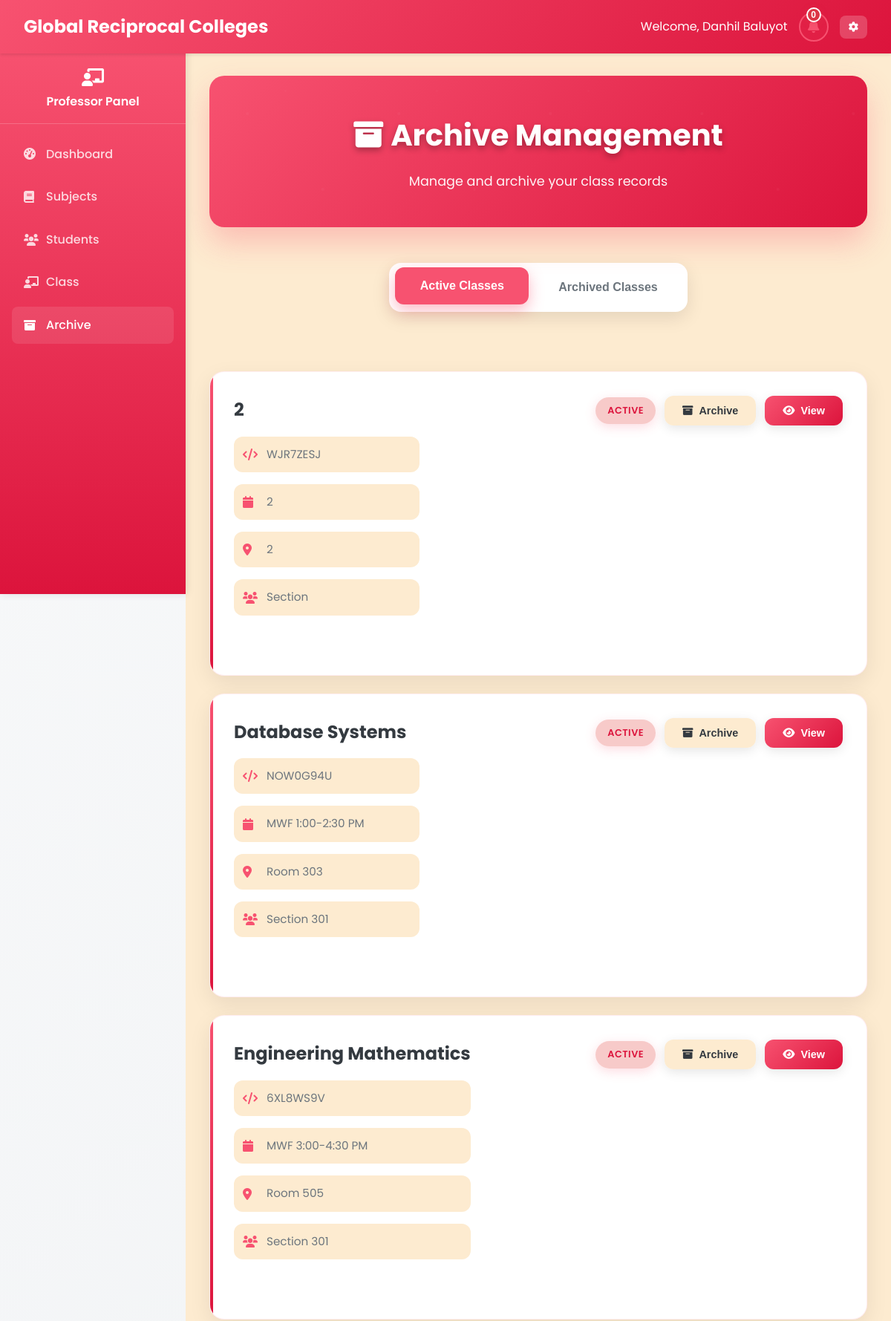
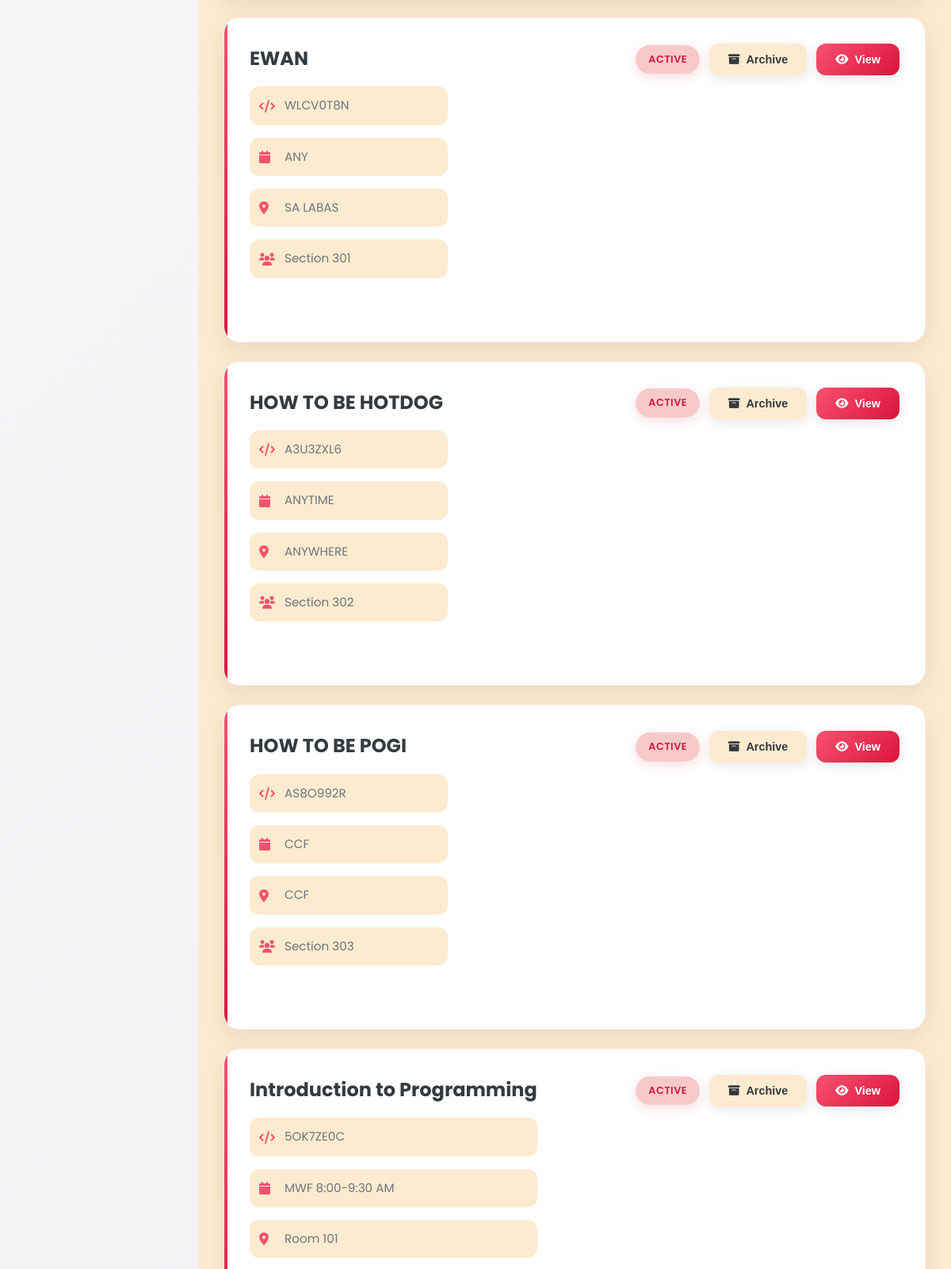
/Professor/archive.php (signed in, upper part), run on the app's committed database (2 pictures, top to bottom).
### tables this page shows
CREATE TABLE `professors` (
  `professor_id` varchar(20) NOT NULL,
  `employee_id` varchar(20) NOT NULL,
  `first_name` varchar(50) NOT NULL,
  `last_name` varchar(50) NOT NULL,
  `email` varchar(100) NOT NULL,
  `password` varchar(255) NOT NULL,
  `department` varchar(100) NOT NULL,
  `mobile` varchar(15) NOT NULL,
  `created_at` datetime NOT NULL,
  `updated_at` datetime NOT NULL
);

CREATE TABLE `classes` (
  `class_id` varchar(20) NOT NULL,
  `class_name` varchar(100) NOT NULL,
  `class_code` varchar(20) NOT NULL,
  `subject_id` varchar(20) DEFAULT NULL,
  `professor_id` varchar(20) DEFAULT NULL,
  `schedule` varchar(100) DEFAULT NULL,
  `room` varchar(50) DEFAULT NULL,
  `created_at` datetime NOT NULL,
  `updated_at` datetime NOT NULL,
  `section` varchar(10) DEFAULT NULL,
  `semester_id` int(11) DEFAULT NULL,
  `status` enum('active','archived') DEFAULT 'active',
  `school_year_semester_id` int(11) DEFAULT NULL
);

CREATE TABLE `subjects` (
  `subject_id` varchar(20) NOT NULL,
  `subject_name` varchar(100) NOT NULL,
  `subject_code` varchar(20) NOT NULL,
  `description` text DEFAULT NULL,
  `credits` int(11) NOT NULL,
  `duration_id` int(11) DEFAULT NULL,
  `created_at` datetime NOT NULL,
  `updated_at` datetime NOT NULL,
  `semester_id` int(11) DEFAULT NULL
);

### Professor/archive.php (the view, shortened to what this page needs)
<?php
require_once '../php/db.php';
$professor_id = $_SESSION['user_id'];
$stmt = $pdo->prepare("SELECT first_name, last_name FROM professors WHERE professor_id = ?");
$stmt->execute([$professor_id]);
$professor = $stmt->fetch(PDO::FETCH_ASSOC);
$query = "SELECT s.*, c.class_id, c.class_code, c.schedule, c.room, c.section, c.status,
                 sys.school_year,
                 sys.semester,
                 sys.status as term_status
          FROM subjects s
          JOIN classes c ON s.subject_id = c.subject_id
          LEFT JOIN school_year_semester sys ON c.school_year_semester_id = sys.id
          WHERE c.professor_id = ?
          ORDER BY COALESCE(sys.status, 'Active') DESC, sys.school_year DESC, sys.semester DESC, s.subject_name";
$stmt = $pdo->prepare($query);
$stmt->execute([$professor_id]);
$classes = $stmt->fetchAll();
?>
<!DOCTYPE html>
<html lang="en">
<head>
    <link rel="stylesheet" href="../css/styles_fixed.css">
    <link rel="stylesheet" href="https://cdnjs.cloudflare.com/ajax/libs/font-awesome/6.0.0/css/all.min.css">
</head>
<body>
    <?php include '../includes/navbar_professor.php'; ?>
    <?php include '../includes/sidebar_professor.php'; ?>
    <main class="main-content">
        <div class="archive-header">
            <h1 class="archive-title"><i class="fas fa-archive" style="margin-right: 10px;"></i>Archive Management</h1>
            <p class="archive-subtitle">Manage and archive your class records</p>
        </div>
        <div class="archive-container">
        <div class="tabs">
            <div style="display: flex; gap: 0.5rem;">
                <button class="tab-btn active" onclick="showTab('active', event)">Active Classes</button>
                <button class="tab-btn" onclick="showTab('archived', event)">Archived Classes</button>
            </div>
        </div>
            <div id="active-tab" class="tab-content active">
                <?php
                $active_classes = array_filter($classes, function($class) {
                    return $class['status'] === 'active';
                });
                if (!empty($active_classes)):
                    foreach ($active_classes as $class):
                ?>
                    <div class="class-card">
                        <div class="class-header">
                            <div class="class-info">
                                <h3><?php echo htmlspecialchars($class['subject_name']); ?></h3>
                                <div class="class-details">
                                    <div class="detail-item">
                                        <i class="fas fa-code"></i>
                                        <?php echo htmlspecialchars($class['class_code']); ?>
                                    </div>
                                    <div class="detail-item">
                                        <i class="fas fa-calendar"></i>
                                        <?php echo htmlspecialchars($class['schedule']); ?>
                                    </div>
                                    <div class="detail-item">
                                        <i class="fas fa-map-marker-alt"></i>
                                        <?php echo htmlspecialchars($class['room']); ?>
                                    </div>
                                    <div class="detail-item">
                                        <i class="fas fa-users"></i>
                                        Section <?php echo htmlspecialchars($class['section']); ?>
                                    </div>
                                </div>
                            </div>
                            <div class="action-buttons">
                                <span class="status-badge status-active">Active</span>
                                <form method="POST" style="display: inline;">
                                    <button type="submit" class="btn btn-archive" onclick="return confirm('Are you sure you want to archive this class?')">
                                        <i class="fas fa-archive"></i> Archive
                                    </button>
                                </form>
                                <button type="button" class="btn btn-view" onclick="toggleAttendanceModal('<?php echo $class['class_id']; ?>')">
                                    <i class="fas fa-eye"></i> View
                                </button>
                            </div>
                        </div>
                    </div>
                <?php
                    endforeach;
                endif; ?>
            </div>
        </div>
    </main>
</body>
</html>

### includes/navbar_professor.php (shortened to what this page needs)
<nav class="navbar">
    <div class="navbar-brand">
        <span class="navbar-title">Global Reciprocal Colleges</span>
    </div>
    <div class="navbar-user">
    <?php
    $prof_name = '';
    if (isset($professor) && is_array($professor) && isset($professor['first_name'])) {
        $prof_name = $professor['first_name'] . ' ' . $professor['last_name'];
    } else {
        $prof_name = ($_SESSION['first_name'] ?? '') . ' ' . ($_SESSION['last_name'] ?? '');
    }
    ?>
    <span class="welcome-text">Welcome, <span class="full-name"><?php echo htmlspecialchars($prof_name); ?></span></span>
        <button type="button" class="notification-btn" onclick="openNotificationModal()" title="Notifications" style="position: relative;">
            <i class="fas fa-bell" aria-hidden="true"></i>
            <span class="notification-badge" id="profEnrollBadge" style="display:none;position:absolute;top:-8px;right:-8px;background:rgb(220, 53, 69);color:white;border-radius:50%;width:20px;height:20px;display:flex;align-items:center;justify-content:center;font-size:0.75rem;font-weight:700;box-shadow:rgba(220, 53, 69, 0.35) 0px 2px 8px;border:2px solid white;line-height:1;">0</span>
        </button>
        <div class="user-dropdown">
            <button type="button" class="dropdown-toggle" aria-haspopup="true" aria-expanded="false">
                <i class="fas fa-cog" aria-hidden="true"></i>
            </button>
        </div>
    </div>
</nav>

### css/styles_fixed.css (style rules this page uses)
:root { --primary: #F75270; --primary-dark: #DC143C; --primary-light: #F7CAC9; --secondary: #F75270; --accent: #F7CAC9; --light: #FDEBD0; --dark: #343a40; --gray: #6c757d; --light-gray: #F7CAC9; --success: #F7CAC9; --warning: #FDEBD0; --danger: #DC143C; --info: #F75270; }
* { margin: 0; padding: 0; box-sizing: border-box; }
body { font-family: 'Poppins', sans-serif; background-color: var(--light); color: var(--dark); line-height: 1.6; }
.navbar { background: linear-gradient(135deg, var(--primary) 0%, var(--primary-dark) 100%); color: white; padding: 1rem 2rem; display: flex; justify-content: space-between; align-items: center; box-shadow: 0 2px 10px rgba(0, 0, 0, 0.1); position: sticky; top: 0; z-index: 1000; }
.main-content { margin-top: 70px; padding: 2rem; min-height: calc(100vh - 70px); background: var(--light); transition: margin-left 0.3s ease; }
.navbar-brand { font-size: 1.5rem; font-weight: 700; display: flex; align-items: center; gap: 10px; }
.navbar-title { display: block; }
.navbar-user { display: flex; align-items: center; gap: 15px; }
.notification-btn { background: rgba(255, 255, 255, 0.2); border: none; color: white; padding: 8px 12px; border-radius: 8px; cursor: pointer; transition: background-color 0.3s ease; position: relative; font-size: 1.1rem; }
.notification-btn .fa-bell { font-size: 1.1rem; }
.notification-badge { position: absolute; top: -5px; right: -5px; background: #dc3545; color: white; border-radius: 50%; width: 18px; height: 18px; font-size: 0.7rem; font-weight: bold; display: flex; align-items: center; justify-content: center; border: 2px solid white; }
.user-dropdown { position: relative; }
.dropdown-toggle { background: rgba(255, 255, 255, 0.2); border: none; color: white; padding: 8px 12px; border-radius: 8px; cursor: pointer; transition: background-color 0.3s ease; }
.main-content { margin-left: 250px; margin-top: 70px; padding: 2rem; min-height: calc(100vh - 70px); background: var(--light); transition: margin-left 0.3s ease, padding 0.3s ease; }
.class-header { display: flex; justify-content: space-between; align-items: flex-start; margin-bottom: 1rem; }
.class-details { display: grid; gap: 0.5rem; margin-bottom: 1rem; }
.btn { padding: 10px 20px; border: none; border-radius: 8px; cursor: pointer; font-weight: 500; transition: all 0.3s ease; text-decoration: none; display: inline-block; }
.btn { padding: 0.75rem 1.5rem; border: none; border-radius: 8px; cursor: pointer; font-size: 0.95rem; font-weight: 600; display: inline-flex; align-items: center; gap: 0.5rem; transition: all 0.2s ease; text-decoration: none; }

### includes/navbar_professor.php (style rules this page uses)
.navbar { display: flex; justify-content: space-between; align-items: center; padding: 1rem 2rem; background-color: #F75270; color: white; font-family: 'Poppins', sans-serif; position: fixed; top: 0; left: 0; right: 0; z-index: 1000; box-shadow: 0 2px 4px rgba(0,0,0,0.1); }
.navbar-title { display: block; }
.notification-btn { position: relative; background: rgba(247, 82, 112, 0.1); border: 2px solid #F75270; color: #F75270; padding: 0.5rem; border-radius: 50%; cursor: pointer; font-size: 1.1rem; transition: all 0.3s ease; width: 40px; height: 40px; display: flex; align-items: center; justify-content: center; }
.notification-badge { display: inline-block; }
.full-name { display: inline; }
.notification-badge { position: absolute; bottom: -5px; left: 50%; transform: translateX(-50%); background: #dc3545; color: white; border-radius: 50%; width: 0.8rem; height: 0.8rem; font-size: 0.5rem; font-weight: bold; display: flex; align-items: center; justify-content: center; text-align: center; border: 1px solid white; }

### includes/sidebar_professor.php (style rules this page uses)
.main-content { margin-left: 250px; padding: 2rem; width: calc(100% - 250px); box-sizing: border-box; }

### data on the page
professors: prof_name "Danhil Baluyot"
classes: subject.subject_name "2", class_code "WJR7ZESJ", schedule "2", room "2"
classes: subject.subject_name "Database Systems", class_code "NOW0G94U", schedule "MWF 1:00-2:30 PM", room "Room 303", section "301"
classes: subject.subject_name "Engineering Mathematics", class_code "6XL8WS9V", schedule "MWF 3:00-4:30 PM", room "Room 505", section "301"
classes: subject.subject_name "EWAN", class_code "WLCV0T8N", schedule "ANY", room "SA LABAS", section "301"
classes: subject.subject_name "HOW TO BE HOTDOG", class_code "A3U3ZXL6", schedule "ANYTIME", room "ANYWHERE", section "302"
classes: subject.subject_name "HOW TO BE POGI", class_code "AS8O992R", schedule "CCF", room "CCF", section "303"
classes: subject.subject_name "Introduction to Programming", class_code "5OK7ZE0C", schedule "MWF 8:00-9:30 AM", room "Room 101"
